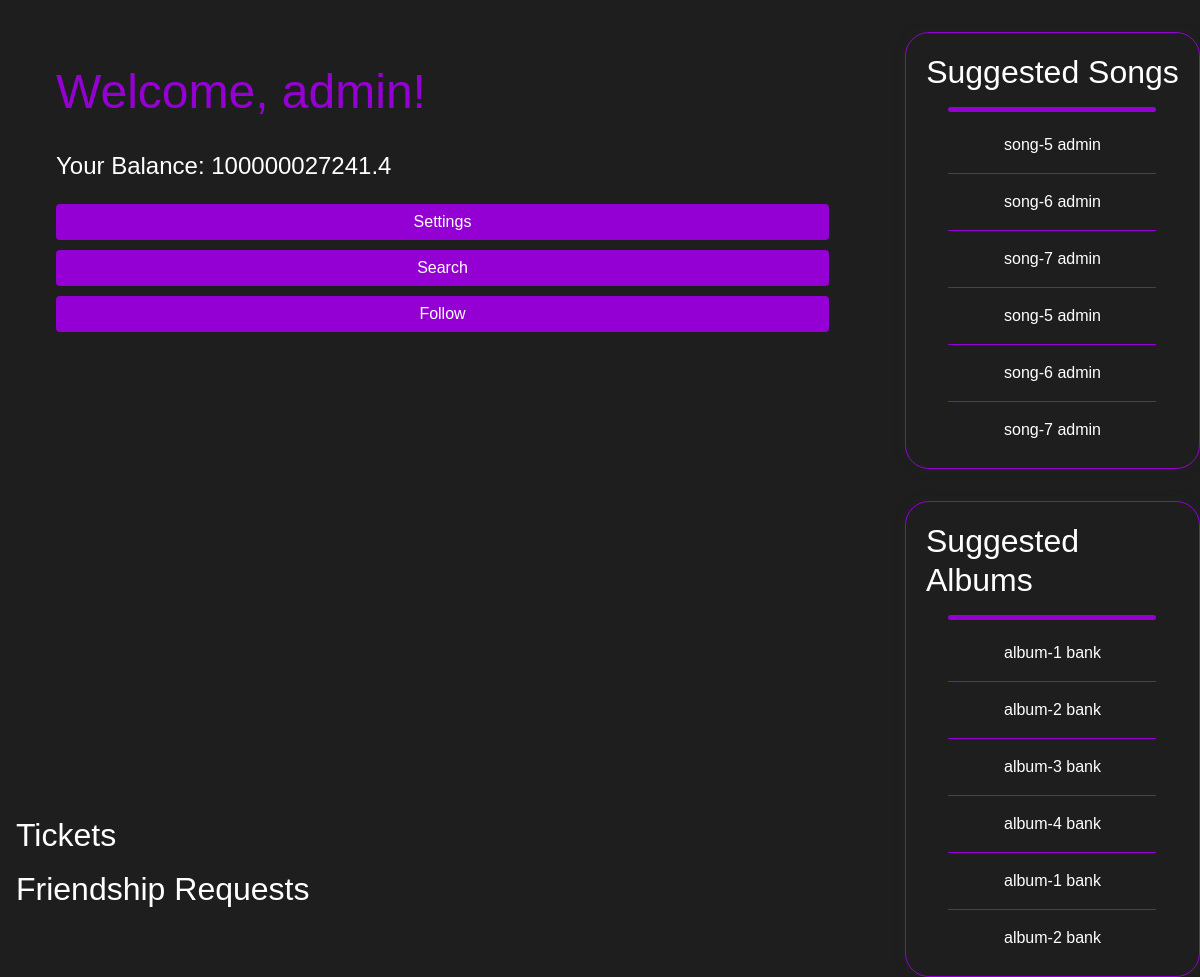
/user (signed in), run on the app's committed database.
### tables this page shows
CREATE TABLE USERS (
            user_id TEXT PRIMARY KEY,
            name TEXT,
            email TEXT,
            city TEXT,
            country TEXT,
            phone TEXT,
            age INTEGER CHECK(age >= 9 AND age <= 120),
            password TEXT,
            balance INTEGER DEFAULT 0,
            is_artist BOOLEAN DEFAULT 0,
            is_premium BOOLEAN DEFAULT 0
        );

CREATE TABLE SONGS (
                song_id INTEGER PRIMARY KEY AUTOINCREMENT,
                album_id INTEGER,
                name TEXT,
                file TEXT,
                lyrics TEXT,
                release_date DATE,
                age_rating INTEGER CHECK(age_rating >= 9 AND age_rating <= 120),
                genre TEXT,
                duration INTEGER,
                is_limited BOOLEAN DEFAULT 0,
                user_id TEXT,
                FOREIGN KEY (album_id) REFERENCES ALBUM (album_id),
                FOREIGN KEY (user_id) REFERENCES USERS (user_id)
            );

CREATE TABLE ALBUM (
                album_id INTEGER PRIMARY KEY AUTOINCREMENT,
                name TEXT,
                release_date DATE,
                genre TEXT,
                user_id TEXT ,
                FOREIGN KEY (user_id) REFERENCES USERS (user_id)
            );

### app.py (the view)
@app.route("/user")
def user():
    if "user_id" in session:
        user_id = session["user_id"]
        name = session["name"]
        balance = session["balance"]
        is_premium = session["is_premium"]
        is_artist = session["is_artist"]
        try:
            with sqlite3.connect("database.db") as connect:
                cursor = connect.cursor()
                cursor.execute(
                    """
                    SELECT T.ticket_id, C.name, U.name AS singer_name, C.date, T.ticket_price
                    FROM TICKETS T
                    JOIN concerts C ON T.concert_id = C.concert_id
                    JOIN USERS U ON C.user_id = U.user_id
                    WHERE T.user_id = ?
                    """,
                    (user_id,)
                )
                tickets = cursor.fetchall()
        except Exception as e:
            logging.error(f"Error fetching tickets: {e}")
            tickets = []
            friendship_requests = []
        try:
                cursor.execute(
                    """
                    SELECT s.name, u.name AS artist_name
                    FROM songs s
                    JOIN users u ON s.user_id = u.user_id
                    WHERE s.genre IN (
                        SELECT DISTINCT genre
                        FROM songs
                        WHERE song_id IN (
                            SELECT song_id
                            FROM song_likes
                            WHERE user_id = ?
                        )
                    ) AND s.is_limited = 0
                    GROUP BY s.song_id
                    ORDER BY COUNT(s.song_id) DESC
                    LIMIT 10;
                    """,
                    (user_id,)
                )
                suggested_songs = cursor.fetchall()
                cursor.execute(
                    """
                    SELECT a.name, u.name AS artist_name
                    FROM album a
                    JOIN users u ON a.user_id = u.user_id
                    WHERE a.genre IN (
                        SELECT DISTINCT genre
                        FROM album
                        WHERE album_id IN (
                            SELECT album_id
                            FROM album_likes
                            WHERE user_id = ?
                        )
                    )
                    GROUP BY a.album_id
                    ORDER BY COUNT(a.album_id) DESC
                    LIMIT 10;
                    """,
                    (user_id,)
                )
                suggested_albums = cursor.fetchall()
                cursor.execute(
                """
                SELECT FR.sender_id, U.email AS sender_email
                FROM friendship_requests FR
                JOIN users U ON FR.sender_id = U.user_id
                WHERE FR.receiver_id = ?
                """,
                (user_id,)
            )
                friendship_requests = cursor.fetchall()
        except Exception as e:
            logging.error(f"Error fetching data: {e}")
            suggested_songs = []
            suggested_albums = []
        return render_template(
            "user.html",
            user_id=user_id,
            name=name,
            balance=balance,
            is_premium=is_premium,
            is_artist=is_artist,
            tickets=tickets,
            suggested_songs=suggested_songs,
            suggested_albums=suggested_albums,
            friendship_requests=friendship_requests
        )
    else:
        return redirect(url_for("login"))

### templates/user.html (shortened to what this page needs)
<!DOCTYPE html>
<html lang="en">
<head>
    <link rel="stylesheet" href="https://stackpath.bootstrapcdn.com/bootstrap/4.5.2/css/bootstrap.min.css">
    <link
      rel="stylesheet"
      href="https://stackpath.bootstrapcdn.com/bootstrap/4.5.2/css/bootstrap.min.css"
    />
    <link
      rel="stylesheet"
      type="text/css"
      href="{{ url_for('static', filename='css/style.css') }}"
    />
</head>
<body>
    <div class="container-user">
      <div class="left-column">
        <div class="main">
            <div class="welcome">Welcome, {{ name }}!</div>
            <div class="balance">Your Balance: {{ balance }}</div>
            <div class="menu-buttons">
                <button class="btn btn-custom" onclick="openNav()">Settings</button>
                {% if is_premium %}
                    <button class="btn btn-custom" onclick="location.href='{{ url_for('search') }}'">Search</button>
                    <button class="btn btn-custom" onclick="location.href='{{ url_for('follows') }}'">Follow</button>
                {% endif %}
            </div>
        </div>
      </div>
      <div class="right-column">
        <div class="block-1">
          <h2>Suggested Songs</h2>
          <hr class="main-hr">
          <div class="song-list">
            {% for name, artist_name in suggested_songs %}
            <p>{{ name }}    {{ artist_name }}</p><hr class="sugestion-hr">
            {% endfor %}
          </div>
        </div>
        <div class="block-2">
          <h2>Suggested Albums</h2>
          <hr class="main-hr">
          <div class="album-list">
            {% for name, artist_name in suggested_albums %}
            <p>{{ name }}    {{ artist_name }}</p><hr class="sugestion-hr">
            {% endfor %}
          </div>
        </div>
      </div>
    </div>
    <div class="main">
        {% if is_premium %}
        <h2>Tickets</h2>
        <h2>Friendship Requests</h2>
        {% endif %}
    </div>
  </body>
</html>

### static/css/style.css (style rules this page uses)
:root { --border-in: #9400d3; --border-out: hsl(0, 0%, 22%); --border-header: #383838; --background-main-card: #1e1e1f; --background-body: #000; --background-sub-div-card: #202022; --background-sub-div-card-2: rgba(44, 43, 43, 0.923); --background-header-title: hsl(240, 1%, 17%); --background-header-title-1: hsl(240, 1%, 20%); --box-shadow-1: 0 0 15px #111; --box-shadow-2: 0 0 10px #222; --box-shadow-3: 0 0 10px rgba(0, 0, 0, 0.722); font-family: "Poppins", sans-serif; --font-color-1: #fff; --font-color-2: #e2e2e2; --font-color-3: #d6d6d6bf; --font-color-4: #9400d3; --font-color-5: #000; --font-size-0: 28px; --font-size-1: 26px; --font-size-2: 18px; --font-size-3: 16px; --font-size-4: 12px; }
body { background-color:#e2e2e2; box-sizing: border-box; margin: 0; display: flex; flex-direction: column; min-height: 100vh; font-family: Arial, sans-serif; }
button { border-radius: 5px; background-color: #d6d6d6bf; }
.main-hr { width: 13rem; background-color: var(--border-in); border: none; height: 5px; border-radius: 1rem; margin-left: 22px; }
.left-column { padding: 20px; }
.right-column { display: flex; flex-wrap: wrap; justify-content: center; flex-grow: 1; height: 100vh; }
.container-user { display: grid; grid-template-columns: 3fr 1fr; grid-gap: 20px; }
.block-1 { flex-direction: row; justify-content: flex-start; display: felx; padding: 20px; background-color: var(--background-main-card); margin-top: 2rem; margin-bottom: 1rem; border: 1px solid var(--border-in); border-radius: 1.5rem; box-shadow: var(--box-shadow-2); }
.block-2 { flex-direction: row; justify-content: flex-start; display: felx; padding: 20px; background-color: var(--background-main-card); margin-top: 1rem; margin-bottom: 2rem; border: 1px solid var(--border-in); border-radius: 1.5rem; box-shadow: var(--box-shadow-2); }
.song-list, .album-list { max-height: calc(50vh - 80px); overflow-y: auto; }
.song-list p, .album-list p { margin: 5px 0; text-align: center; }
.sugestion-hr { width: 13rem; background-color: var(--border-in); border: none; height: 1px; border-radius: 1rem; margin-left: 22px; }

### templates/user.html (style rules this page uses)
body { background-color: #1e1e1f; color: #ffffff; }
.welcome { color: #9400d3; font-size: 3rem; margin: 20px; }
.balance { font-size: 1.5rem; margin: 20px; }
.menu-buttons { display: flex; flex-direction: column; gap: 10px; margin: 20px; }
.btn-custom { background-color: #9400d3; color: #ffffff; border: none; }
.main { transition: margin-left .5s; padding: 16px; }

### data on the page
USERS: name "admin"
SONGS: name "song-5", artist_name "admin"
SONGS: name "song-6", artist_name "admin"
SONGS: name "song-7", artist_name "admin"
SONGS: name "song-5", artist_name "admin"
SONGS: name "song-6", artist_name "admin"
SONGS: name "song-7", artist_name "admin"
ALBUM: name "album-1", artist_name "bank"
ALBUM: name "album-2", artist_name "bank"
ALBUM: name "album-3", artist_name "bank"
ALBUM: name "album-4", artist_name "bank"
ALBUM: name "album-1", artist_name "bank"
ALBUM: name "album-2", artist_name "bank"

### other printed values
{{ balance }} "100000027241.4"
